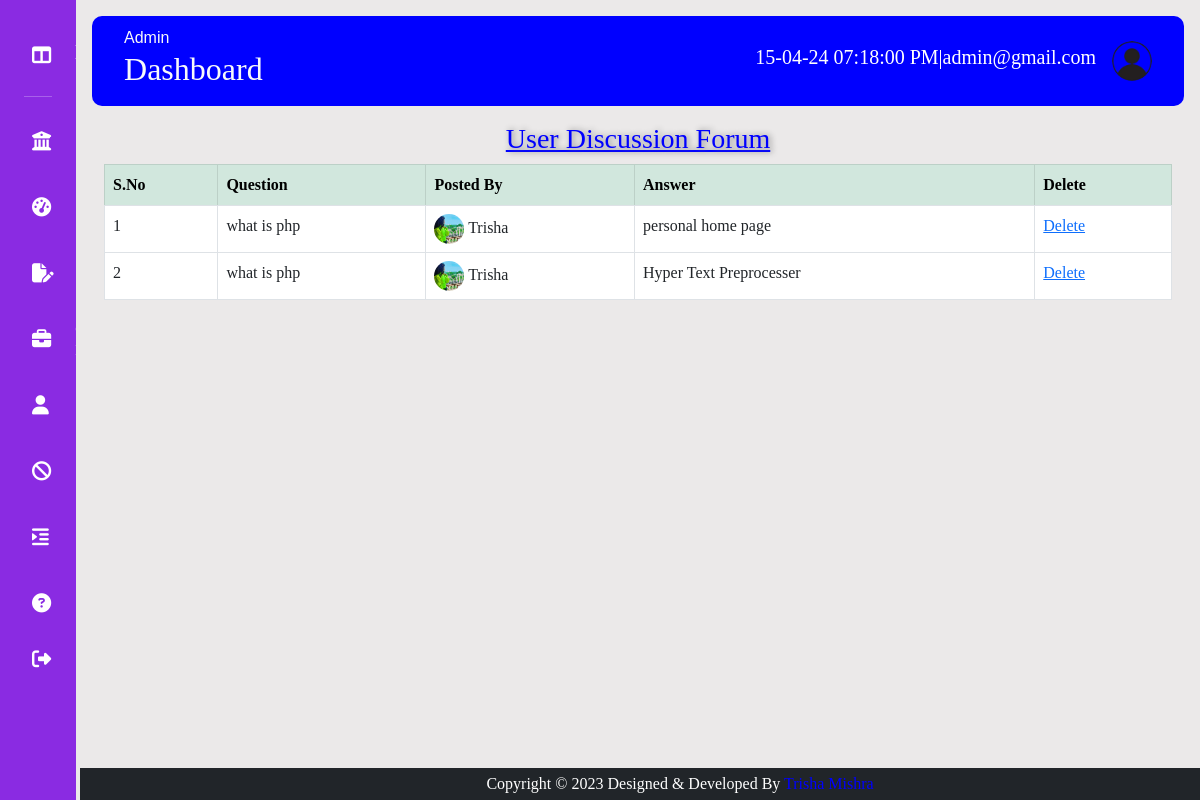
Page /admin/admindiscuss.php (signed in) on the committed database.
### tables this page shows
CREATE TABLE IF NOT EXISTS `tbl_ans` (
  `aid` int(11) NOT NULL AUTO_INCREMENT,
  `uid` int(11) NOT NULL,
  `qid` int(11) NOT NULL,
  `answer` varchar(200) NOT NULL,
  `date` varchar(10) NOT NULL,
  PRIMARY KEY (`aid`)
);

CREATE TABLE IF NOT EXISTS `tbl_ques` (
  `qid` int(11) NOT NULL AUTO_INCREMENT,
  `uid` int(11) NOT NULL,
  `question` varchar(200) NOT NULL,
  `date` varchar(10) NOT NULL,
  PRIMARY KEY (`qid`)
);

CREATE TABLE IF NOT EXISTS `tbl_user` (
  `uid` int(11) NOT NULL AUTO_INCREMENT,
  `name` varchar(60) NOT NULL,
  `fname` varchar(60) NOT NULL,
  `gender` varchar(6) NOT NULL,
  `email` varchar(30) NOT NULL,
  `password` varchar(40) NOT NULL,
  `mobile` bigint(20) NOT NULL,
  `dob` date NOT NULL,
  `address` varchar(60) NOT NULL,
  `city` varchar(12) NOT NULL,
  `pincode` int(11) NOT NULL,
  `course` varchar(20) NOT NULL,
  `sid` int(11) NOT NULL,
  `cid` int(11) NOT NULL,
  `profile_pic` varchar(200) NOT NULL,
  `status` varchar(5) NOT NULL,
  `dor` varchar(10) NOT NULL,
  PRIMARY KEY (`uid`)
);

### admin/admindiscuss.php (the view, shortened to what this page needs)
<?php
include("headeradmin.php");
include("connection.php");
$query="select * from tbl_ans";
$res=mysqli_query($con,$query);
?>
<!DOCTYPE html>
<html lang="en">
<head>
</head>
<body>
    <div class="container-fluid">
       <center> <h3 style="color:blue; text-shadow:2px 0px 6px grey; text-decoration:underline;">User Discussion Forum</h3></center>
        <table class="table table-bordered ">
            <form action="">
                <tr><thead class="table-success">
                    <th>S.No</th>
                    <th>Question</th>
                    <th>Posted By</th>
                    <th>Answer</th>
                    <th>Delete</th>
                </thead></tr>
                <?php
                    $i=1;
                    while($row=mysqli_fetch_array($res))
                    {
                        $uid=$row['uid']
                        ?>
                <tr>
                    <td><?php echo $i; ?></td>
                    <?php
                    $ques=$row['qid'];
                    $query3="select * from tbl_ques where qid='$ques'";
                    $res3=mysqli_query($con,$query3);
                    if($row3=mysqli_fetch_array($res3))
                    {
                        $question=$row3['question'];
                    }
                    ?>
                    <td>
                       <?php echo $question; ?>
                   </td>
                    <?php
                    $query4="select * from tbl_user where uid='$uid'";
                    $res4=mysqli_query($con,$query4);
                    if($row4=mysqli_fetch_array($res4))
                    {
                    $filename=$row4['profile_pic'];
                    $user=$row4['name'];
                    ?>
                    <td>
                     <img src="../student/<?php echo $filename; ?>" style="width:30px; height:30px; border-radius:50%;"; id="image"/>
                     <?php echo $user; ?>
                      </td>
                      <?php
                         $aid=$row['aid'];
                       $query5="select * from tbl_ans where aid='$aid'";
                       $res5=mysqli_query($con,$query5);
                       if($row5=mysqli_fetch_array($res5))
                       {
                        $answer=$row5['answer'];
                       }
                       ?>
                        <td><?php echo $answer; ?></td>
                        <td><a href="deleteDiscuss.php?id=<?php echo $row['qid'];?>">Delete</a></td>
                    <?php
                    }
                     ?>
                    <?php
                    $i++;
                    }
                    ?>
            </form>
        </table>
    </div>
</body>
</html>
<?php
include("mainadmin.php");
?>

### admin/headeradmin.php (style rules this page uses)
* { margin: 0%; padding: 0%; border: none; outline: none; box-sizing:border-box; }
body { display: flex; font-family:calibri; }

### rows in the picture
tbl_ans: qid.question "what is php", uid.profile_pic (picture), uid.name "Trisha", answer "personal home page"
tbl_ans: qid.question "what is php", uid.profile_pic (picture), uid.name "Trisha", answer "Hyper Text Preprocesser"

### other values in the picture
$_SESSION['admin'] "admin@gmail.com"
